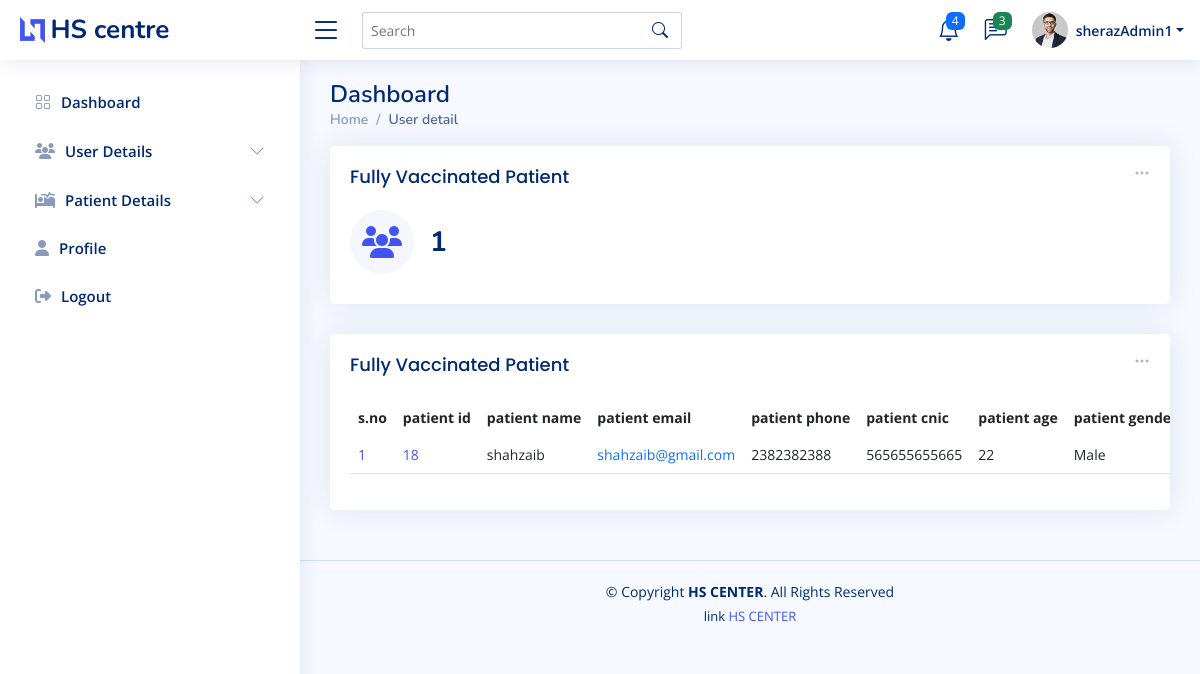
/admin_vaccinated_pat.php (signed in), run on an earlier commit of the app's database.
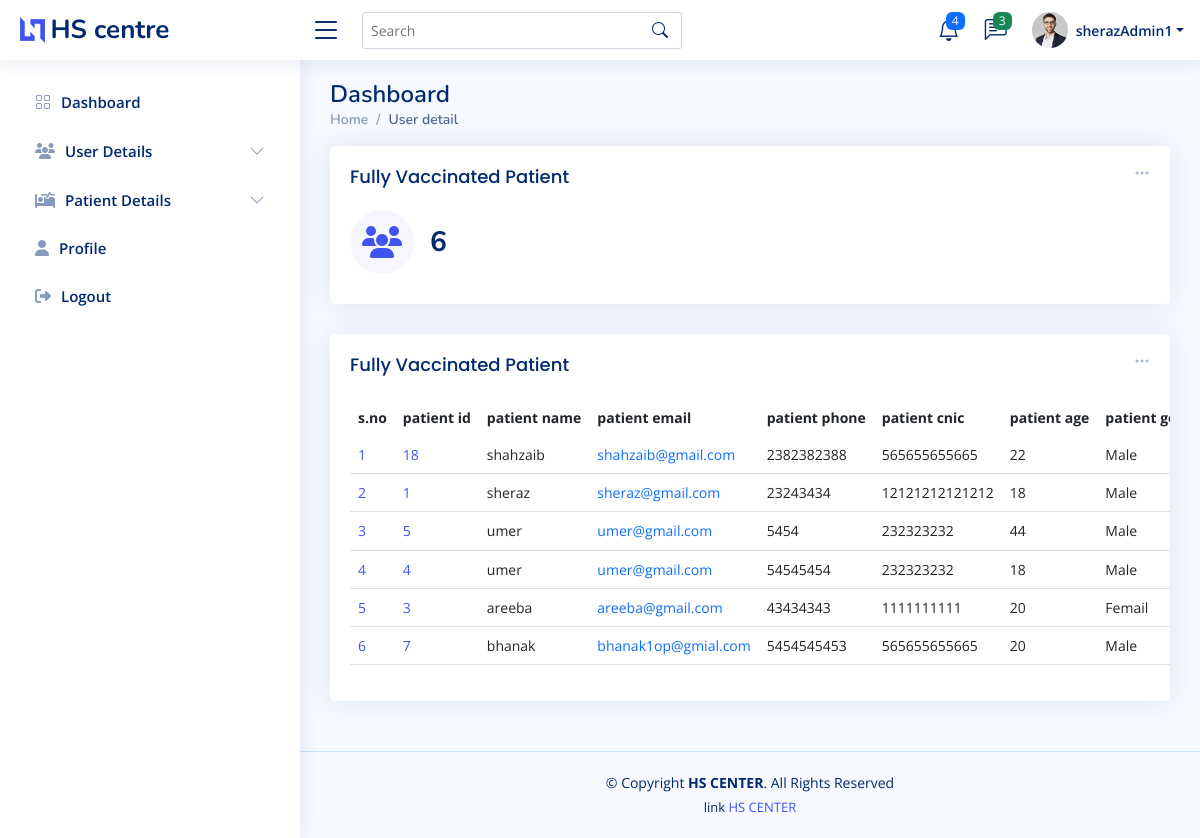
And on a later commit of the database.
### tables this page shows
CREATE TABLE `accept_patient` (
  `pateint_id` int(11) NOT NULL,
  `reg_pateint_id` int(11) NOT NULL,
  `patient_name` varchar(200) NOT NULL,
  `patient_email` varchar(200) NOT NULL,
  `patient_phone` varchar(255) NOT NULL,
  `patient_cnic` varchar(255) NOT NULL,
  `patient_age` varchar(222) NOT NULL,
  `patient_select_hos` varchar(222) NOT NULL,
  `patient_gender` varchar(222) NOT NULL,
  `patient_vacc` varchar(222) NOT NULL,
  `patient_app_day` varchar(222) NOT NULL,
  `pateint_dos_1` varchar(222) NOT NULL,
  `pateint_dos_2` varchar(222) NOT NULL,
  `pateint_dos_1_date` varchar(111) NOT NULL,
  `pateint_dos_2_date` varchar(111) NOT NULL
);

### admin_vaccinated_pat.php (the view, shortened to what this page needs)
<?php
require 'conn.php';
$fetch_vacc_PatientQ = "SELECT * FROM `accept_patient` WHERE `pateint_dos_1`='vaccinated' AND `pateint_dos_2`='vaccinated'";
$fetch_vacc_Patient = mysqli_query($conn,$fetch_vacc_PatientQ);
$total_vacc_Patient = mysqli_num_rows($fetch_vacc_Patient);
?>
<!DOCTYPE html>
<html lang="en">
<head>
  <?php require './component/_admin_link.php'?>
</head>
<body>
<?php require './component/_admin_nav.php';?>
  <main id="main" class="main " >
    <div class="pagetitle ">
      <h1>Dashboard</h1>
      <nav>
        <ol class="breadcrumb">
          <li class="breadcrumb-item"><a href="admin-index.php">Home</a></li>
          <li class="breadcrumb-item active">User detail</li>
        </ol>
      </nav>
    </div>
    <section class="section dashboard ">
      <div class="row ">
        <div class="col-lg-12">
          <div class="row ">
            <div class="col-xxl-4 col-md-6  w-100">
              <div class="card info-card sales-card">
                <div class="filter">
                  <a class="icon" href="#" data-bs-toggle="dropdown"><i class="bi bi-three-dots"></i></a>
                </div>
                <div class="card-body">
                  <h5 class="card-title">Fully Vaccinated Patient</h5>
                  <div class="d-flex align-items-center">
                    <div class="card-icon rounded-circle d-flex align-items-center justify-content-center">
                    <i class="fa-solid fa-users"></i>
                    </div>
                    <div class="ps-3">
                      <h6><?=$total_vacc_Patient?></h6>
                    </div>
                  </div>
                </div>
              </div>
            </div>
 <div class="col-12" >
              <div class="card recent-sales overflow-auto">
                <div class="filter">
                  <a class="icon" href="#" data-bs-toggle="dropdown"><i class="bi bi-three-dots"></i></a>
                </div>
                <div class="card-body">
                  <h5 class="card-title">Fully Vaccinated Patient</h5>
                  <table class="table table-borderless datatable" id="dowload_pdf">
                    <thead>
                      <tr>
                        <th scope="col">s.no</th>
                        <th scope="col">patient id</th>
                        <th scope="col">patient name</th>
                        <th scope="col">patient email</th>
                        <th scope="col">patient phone</th>
                        <th scope="col">patient cnic</th>
                        <th scope="col">patient age</th>
                        <th scope="col">patient gender</th>
                      </tr>
                    </thead>
                    <tbody>
                    <?php
                    if($total_vacc_Patient  > 0){
                      while($app_patient_data = mysqli_fetch_assoc($fetch_vacc_Patient)){
                        $j+=1;
    echo '<tr>
    <td scope="row"><a href="#">'.$j.'</a></td>
    <td scope="row"><a href="#">'.$app_patient_data['reg_pateint_id'].'</a></td>
    <td>'.$app_patient_data['patient_name'].'</td>
    <td><a  class="text-primary">'.$app_patient_data['patient_email'].'</a></td>
    <td>'.$app_patient_data['patient_phone'].'</td>
    <td>'.$app_patient_data['patient_cnic'].'</td>
    <td>'.$app_patient_data['patient_age'].'</td>
    <td>'.$app_patient_data['patient_gender'].'</td>
    <td>'.$app_patient_data['patient_vacc'].'</td>
    <td>'.$app_patient_data['patient_app_day'].'</td>
    <td>'.$app_patient_data['patient_select_hos'].'</td>
    <td>'.$app_patient_data['pateint_dos_1'].'</td>
    <td>'.$app_patient_data['pateint_dos_1_date'].'</td>
    <td>'.$app_patient_data['pateint_dos_2'].'</td>
    <td>'.$app_patient_data['pateint_dos_1_date'].'</td>
    <td><a class="badge bg-success ">vaccinated</a></td>
  </tr>';
}
                    }
                    ?>
                    </tbody>
                  </table>
                </div>
              </div>
            </div>
          </div>
        </div>
      </div>
    </section>
  </main>
  <?php require './component/_admin_footer.php'?>
</body>
</html>

### component/_admin_link.php (shortened to what this page needs)
<link href="assets_admin/vendor/bootstrap/css/bootstrap.min.css" rel="stylesheet">
<link href="assets_admin/vendor/bootstrap-icons/bootstrap-icons.css" rel="stylesheet">
<link href="assets_admin/vendor/boxicons/css/boxicons.min.css" rel="stylesheet">
<link href="assets_admin/vendor/quill/quill.snow.css" rel="stylesheet">
<link href="assets_admin/vendor/quill/quill.bubble.css" rel="stylesheet">
<link href="assets_admin/vendor/remixicon/remixicon.css" rel="stylesheet">
<link href="datatable.css" rel="stylesheet">
<link href="assets_admin/css/style.css" rel="stylesheet">
<link href="https://cdnjs.cloudflare.com/ajax/libs/font-awesome/6.4.0/css/all.min.css" rel="stylesheet">

### component/_admin_nav.php (shortened to what this page needs)
<header id="header" class="header fixed-top d-flex align-items-center">
  <div class="d-flex align-items-center justify-content-between">
    <a href="admin-index.php" class="logo d-flex align-items-center">
      <img src="assets_admin_admin/img/logo.png" alt="">
      <span class="d-none d-lg-block">HS centre</span>
    </a>
    <i class="bi bi-list toggle-sidebar-btn"></i>
  </div>
  <div class="search-bar">
    <form class="search-form d-flex align-items-center" method="POST" action="#">
      <input type="text" name="query" placeholder="Search" title="Enter search keyword">
      <button type="submit" title="Search"><i class="bi bi-search"></i></button>
    </form>
  </div>
  <nav class="header-nav ms-auto">
    <ul class="d-flex align-items-center">
      <li class="nav-item dropdown">
        <a class="nav-link nav-icon" href="#" data-bs-toggle="dropdown">
          <i class="bi bi-bell"></i>
          <span class="badge bg-primary badge-number">4</span>
        </a>
      </li>
      <li class="nav-item dropdown">
        <a class="nav-link nav-icon" href="#" data-bs-toggle="dropdown">
          <i class="bi bi-chat-left-text"></i>
          <span class="badge bg-success badge-number">3</span>
        </a>
      </li>
      <li class="nav-item dropdown pe-3">
        <a class="nav-link nav-profile d-flex align-items-center pe-0" href="#" data-bs-toggle="dropdown">
          <img src="assets_admin/img/profile-img.jpg" alt="Profile" class="rounded-circle">
          <span class="d-none d-md-block dropdown-toggle ps-2"><?=$_SESSION['admin_name']?></span>
        </a>
      </li>
    </ul>
  </nav>
</header>
<aside id="sidebar" class="sidebar">
  <ul class="sidebar-nav" id="sidebar-nav">
    <li class="nav-item">
      <a class="nav-link collapsed" href="admin-index.php">
        <i class="bi bi-grid"></i>
        <span>Dashboard</span>
      </a>
    </li>
    <li class="nav-item">
      <a class="nav-link collapsed" data-bs-target="#components-nav" data-bs-toggle="collapse" href="#">
      <i class="fa-solid fa-users"></i></i><span>User Details</span><i class="bi bi-chevron-down ms-auto"></i>
      </a>
    </li>
    <li class="nav-item">
      <a class="nav-link collapsed" data-bs-target="#pat-nav" data-bs-toggle="collapse" href="#">
      <i class="fa-solid fa-bed-pulse"></i></i><span>Patient Details</span><i class="bi bi-chevron-down ms-auto"></i>
      </a>
    </li>
    <li class="nav-item">
      <a class="nav-link collapsed" href="admin-profile.php">
      <i class="fa-solid fa-user"></i>
        <span>Profile</span>
      </a>
    </li>
    <li class="nav-item">
      <a class="nav-link collapsed" href="admin-profile.php">
      <i class="fa-solid fa-right-from-bracket"></i>
        <span>Logout</span>
      </a>
    </li>
  </ul>
</aside>

### component/_admin_footer.php
<footer id="footer" class="footer">
    <div class="copyright">
      &copy; Copyright <strong><span>HS CENTER</span></strong>. All Rights Reserved
    </div>
    <div class="credits">
      link <a href="admin-index.php">HS CENTER</a>
    </div>
  </footer>

### assets_admin/css/style.css (style rules this page uses)
:root { scroll-behavior: smooth; }
body { font-family: "Open Sans", sans-serif; background: #f6f9ff; color: #444444; }
a { color: #4154f1; text-decoration: none; }
h1, h2, h3, h4, h5, h6 { font-family: "Nunito", sans-serif; }
#main { margin-top: 60px; padding: 20px 30px; transition: all 0.3s; }
.pagetitle { margin-bottom: 10px; }
.pagetitle h1 { font-size: 24px; margin-bottom: 0; font-weight: 600; color: #012970; }
.card { margin-bottom: 30px; border: none; border-radius: 5px; box-shadow: 0px 0 30px rgba(1, 41, 112, 0.1); }
.card-title { padding: 20px 0 15px 0; font-size: 18px; font-weight: 500; color: #012970; font-family: "Poppins", sans-serif; }
.card-body { padding: 0 20px 20px 20px; }
.breadcrumb { font-size: 14px; font-family: "Nunito", sans-serif; color: #899bbd; font-weight: 600; }
.breadcrumb a { color: #899bbd; transition: 0.3s; }
.breadcrumb .breadcrumb-item::before { color: #899bbd; }
.breadcrumb .active { color: #51678f; font-weight: 600; }
.logo { line-height: 1; }
@media (min-width: 1200px) { .logo { width: 280px; } }
.logo img { max-height: 26px; margin-right: 6px; }
.logo span { font-size: 26px; font-weight: 700; color: #012970; font-family: "Nunito", sans-serif; }
.header { transition: all 0.5s; z-index: 997; height: 60px; box-shadow: 0px 2px 20px rgba(1, 41, 112, 0.1); background-color: #fff; padding-left: 20px; }
.header .toggle-sidebar-btn { font-size: 32px; padding-left: 10px; cursor: pointer; color: #012970; }
.header .search-bar { min-width: 360px; padding: 0 20px; }
.header .search-form { width: 100%; }
.header .search-form input { border: 0; font-size: 14px; color: #012970; border: 1px solid rgba(1, 41, 112, 0.2); padding: 7px 38px 7px 8px; border-radius: 3px; transition: 0.3s; width: 100%; }
.header .search-form button { border: 0; padding: 0; margin-left: -30px; background: none; }
.header .search-form button i { color: #012970; }
.header-nav ul { list-style: none; }
.header-nav>ul { margin: 0; padding: 0; }
.header-nav .nav-icon { font-size: 22px; color: #012970; margin-right: 25px; position: relative; }
.header-nav .nav-profile { color: #012970; }
.header-nav .nav-profile img { max-height: 36px; }
.header-nav .nav-profile span { font-size: 14px; font-weight: 600; }
.header-nav .badge-number { position: absolute; inset: -2px -5px auto auto; font-weight: normal; font-size: 12px; padding: 3px 6px; }
.sidebar { position: fixed; top: 60px; left: 0; bottom: 0; width: 300px; z-index: 996; transition: all 0.3s; padding: 20px; overflow-y: auto; scrollbar-width: thin; scrollbar-color: #aab7cf transparent; box-shadow: 0px 0px 20px rgba(1, 41, 112, 0.1); background-color: #fff; }
@media (min-width: 1200px) { #main, #footer { margin-left: 300px; } }
.sidebar-nav { padding: 0; margin: 0; list-style: none; }
.sidebar-nav li { padding: 0; margin: 0; list-style: none; }
.sidebar-nav .nav-item { margin-bottom: 5px; }
.sidebar-nav .nav-link { display: flex; align-items: center; font-size: 15px; font-weight: 600; color: #4154f1; transition: 0.3; background: #f6f9ff; padding: 10px 15px; border-radius: 4px; }
.sidebar-nav .nav-link i { font-size: 16px; margin-right: 10px; color: #4154f1; }
.sidebar-nav .nav-link.collapsed { color: #012970; background: #fff; }
.sidebar-nav .nav-link.collapsed i { color: #899bbd; }
.sidebar-nav .nav-link .bi-chevron-down { margin-right: 0; transition: transform 0.2s ease-in-out; }
.dashboard .filter { position: absolute; right: 0px; top: 15px; }
.dashboard .filter .icon { color: #aab7cf; padding-right: 20px; padding-bottom: 5px; transition: 0.3s; font-size: 16px; }
.dashboard .info-card { padding-bottom: 10px; }
.dashboard .info-card h6 { font-size: 28px; color: #012970; font-weight: 700; margin: 0; padding: 0; }
.dashboard .card-icon { font-size: 32px; line-height: 0; width: 64px; height: 64px; flex-shrink: 0; flex-grow: 0; }
.dashboard .sales-card .card-icon { color: #4154f1; background: #f6f6fe; }
.dashboard .recent-sales { font-size: 14px; }
.dashboard .recent-sales .table thead { background: #f6f6fe; }
.dashboard .recent-sales .table thead th { border: 0; }
.footer { padding: 20px 0; font-size: 14px; transition: all 0.3s; border-top: 1px solid #cddfff; }
.footer .copyright { text-align: center; color: #012970; }
.footer .credits { padding-top: 5px; text-align: center; font-size: 13px; color: #012970; }

### admin_vaccinated_pat.php (style rules this page uses)
table { width: 100vw !important; overflow-x: scroll !important; }
table th { white-space: nowrap; }
table td { border-bottom: 1px solid #e4e4e4 !important; }

What changed in the data, as far as the page shows it:
added accept_patient: reg_pateint "1", patient_name "sheraz", patient_email "sheraz@gmail.com", patient_phone "23243434", patient_cnic "12121212121212", patient_age "18", patient_gender "Male"
added accept_patient: reg_pateint "5", patient_name "umer", patient_email "umer@gmail.com", patient_phone "5454", patient_cnic "232323232", patient_age "44", patient_gender "Male"
added accept_patient: reg_pateint "4", patient_name "umer", patient_email "umer@gmail.com", patient_phone "54545454", patient_cnic "232323232", patient_age "18", patient_gender "Male"
added accept_patient: reg_pateint "3", patient_name "areeba", patient_email "areeba@gmail.com", patient_phone "43434343", patient_cnic "1111111111", patient_age "20", patient_gender "Femail"
added accept_patient: reg_pateint "7", patient_name "bhanak", patient_email "bhanak1op@gmial.com", patient_phone "5454545453", patient_cnic "565655655665", patient_age "20", patient_gender "Male"
Also different on the page:
$total_vacc_Patient: "1" → "6"
